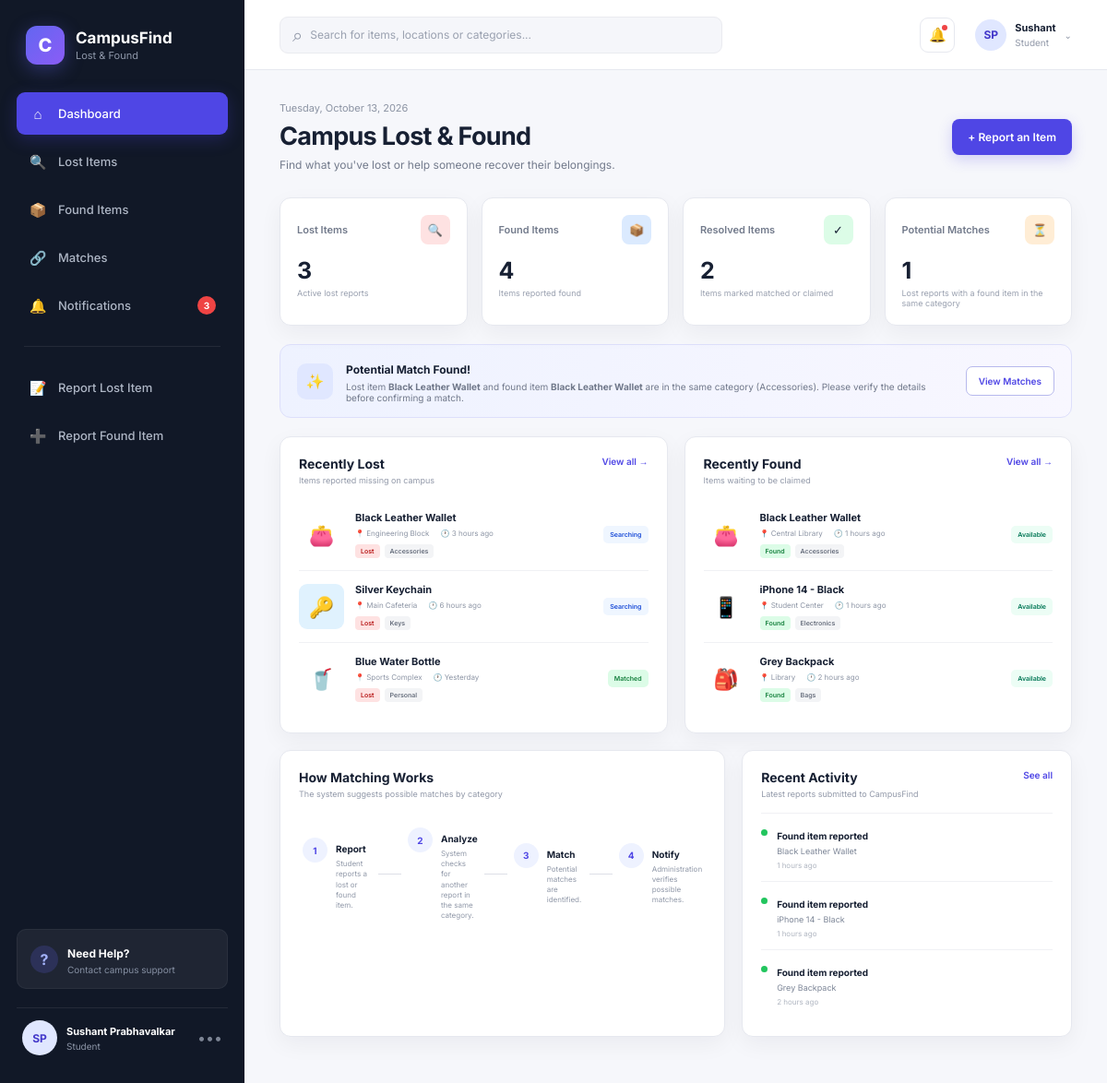
The page / on the database its author committed.
### tables this page shows
CREATE TABLE IF NOT EXISTS items (
    id INT UNSIGNED AUTO_INCREMENT PRIMARY KEY,
    report_type ENUM('lost','found') NOT NULL,
    item_name VARCHAR(150) NOT NULL,
    category VARCHAR(80) NOT NULL,
    description TEXT NULL,
    location VARCHAR(150) NOT NULL,
    item_date DATE NOT NULL,
    contact_name VARCHAR(120) NOT NULL,
    contact_email VARCHAR(190) NOT NULL,
    status ENUM('searching','available','matched','claimed','closed') NOT NULL,
    created_at TIMESTAMP NOT NULL DEFAULT CURRENT_TIMESTAMP,
    INDEX idx_items_type_status (report_type, status),
    INDEX idx_items_category (category),
    INDEX idx_items_created (created_at)
);

### functions.php (the view, shortened to what this page needs)
<?php
function h(mixed $value): string {
    return htmlspecialchars((string)$value, ENT_QUOTES | ENT_SUBSTITUTE, 'UTF-8');
}
function relativeTime(?string $datetime): string {
    try {
        $time = new DateTimeImmutable($datetime);
        $now = new DateTimeImmutable('now');
        $seconds = max(0, $now->getTimestamp() - $time->getTimestamp());
        if ($seconds < 86400) return floor($seconds / 3600) . ' hours ago';
        if ($seconds < 172800) return 'Yesterday';
        return floor($seconds / 86400) . ' days ago';
    } catch (Throwable $e) {
        return h($datetime);
    }
}
function itemIcon(array $item): string {
    $haystack = strtolower(($item['item_name'] ?? '') . ' ' . ($item['category'] ?? ''));
    foreach ([
        'wallet' => '👛', 'key' => '🔑', 'bottle' => '🥤', 'phone' => '📱',
        'iphone' => '📱', 'bag' => '🎒', 'backpack' => '🎒', 'watch' => '⌚',
        'laptop' => '💻', 'book' => '📚', 'card' => '💳', 'umbrella' => '☂️',
    ] as $keyword => $icon) {
        if (str_contains($haystack, $keyword)) return $icon;
    }
    return '📦';
}
function statusClass(string $status): string {
    return match ($status) {
        'searching' => 'searching',
        'matched' => 'matched',
        'available' => 'available',
        'claimed' => 'matched',
        default => 'pending',
    };
}
function statusLabel(string $status): string {
    return match ($status) {
        'searching' => 'Searching',
        'available' => 'Available',
        'matched' => 'Matched',
        'claimed' => 'Claimed',
        'closed' => 'Closed',
        default => ucfirst($status),
    };
}
function renderItemCard(array $item): void {
    $type = $item['report_type'];
    $isLost = $type === 'lost';
    $status = $item['status'];
    ?>
    <div class="item-card">
        <div class="item-image <?= h(strtolower($item['category'] ?? '')) ?>"><?= h(itemIcon($item)) ?></div>
        <div class="item-details">
            <h4><?= h($item['item_name']) ?></h4>
            <div class="item-meta">
                <span>📍 <?= h($item['location']) ?></span>
                <span>🕐 <?= h(relativeTime($item['created_at'])) ?></span>
            </div>
            <div class="tag-row">
                <span class="tag <?= $isLost ? 'lost' : 'found' ?>"><?= $isLost ? 'Lost' : 'Found' ?></span>
                <span class="tag category"><?= h($item['category']) ?></span>
            </div>
        </div>
        <span class="status <?= h(statusClass($status)) ?>"><?= h(statusLabel($status)) ?></span>
    </div>
    <?php
}

### index.php (shortened to what this page needs)
<?php
require_once __DIR__ . '/config.php';
require_once __DIR__ . '/functions.php';
$q = trim((string)($_GET['q'] ?? ''));
$searchSql = '';
$searchParams = [];
$count = static function (string $sql, array $params = []) use ($pdo): int {
    $statement = $pdo->prepare($sql);
    $statement->execute($params);
    return (int)$statement->fetchColumn();
};
$lostCount = $count("SELECT COUNT(*) FROM items WHERE report_type='lost' AND status <> 'closed'");
$foundCount = $count("SELECT COUNT(*) FROM items WHERE report_type='found' AND status <> 'closed'");
$successfulMatches = $count("SELECT COUNT(*) FROM items WHERE status IN ('matched','claimed')");
$pendingMatches = $count("SELECT COUNT(DISTINCT l.id) FROM items l JOIN items f ON LOWER(l.category)=LOWER(f.category) WHERE l.report_type='lost' AND f.report_type='found' AND l.status='searching' AND f.status='available'");
$potentialStatement = $pdo->query("SELECT l.id AS lost_id, l.item_name AS lost_name, l.category AS lost_category, f.id AS found_id, f.item_name AS found_name, f.location AS found_location FROM items l JOIN items f ON LOWER(l.category)=LOWER(f.category) WHERE l.report_type='lost' AND f.report_type='found' AND l.status='searching' AND f.status='available' ORDER BY (LOWER(l.item_name)=LOWER(f.item_name)) DESC, l.created_at DESC LIMIT 1");
$potentialMatch = $potentialStatement->fetch() ?: null;
$itemStatement = $pdo->prepare("SELECT * FROM items WHERE report_type=:type AND status <> 'closed' {$searchSql} ORDER BY created_at DESC LIMIT 3");
$itemStatement->execute(array_merge([':type' => 'lost'], $searchParams));
$recentLost = $itemStatement->fetchAll();
$itemStatement->execute(array_merge([':type' => 'found'], $searchParams));
$recentFound = $itemStatement->fetchAll();
$recentActivity = $pdo->query("SELECT report_type,item_name,created_at FROM items WHERE status <> 'closed' ORDER BY created_at DESC LIMIT 3")->fetchAll();
?>
<!DOCTYPE html>
<html lang="en">
<head>
</head>
<body>
<div class="app">
    <aside class="sidebar">
        <div class="brand">
            <div class="brand-icon">
                C
            </div>
            <div>
                <h2>CampusFind</h2>
                <span>Lost & Found</span>
            </div>
        </div>
        <nav class="navigation">
            <a href="index.php" class="nav-item active">
                <span class="nav-icon">⌂</span>
                Dashboard
            </a>
            <a href="items.php?type=lost" class="nav-item">
                <span class="nav-icon">🔍</span>
                Lost Items
            </a>
            <a href="items.php?type=found" class="nav-item">
                <span class="nav-icon">📦</span>
                Found Items
            </a>
            <a href="matches.php" class="nav-item">
                <span class="nav-icon">🔗</span>
                Matches
            </a>
            <a href="index.php#notifications" class="nav-item">
                <span class="nav-icon">🔔</span>
                Notifications
                <span class="notification-count">
                    <?= count($recentActivity) ?>
                </span>
            </a>
            <div class="nav-divider"></div>
            <a href="report.php?type=lost" class="nav-item">
                <span class="nav-icon">📝</span>
                Report Lost Item
            </a>
            <a href="report.php?type=found" class="nav-item">
                <span class="nav-icon">➕</span>
                Report Found Item
            </a>
        </nav>
        <div class="sidebar-bottom">
            <div class="help-box">
                <div class="help-icon">
                    ?
                </div>
                <div>
                    <strong>Need Help?</strong>
                    <p>Contact campus support</p>
                </div>
            </div>
            <div class="profile">
                <div class="avatar">
                    SP
                </div>
                <div class="profile-info">
                    <strong>
                        Sushant Prabhavalkar
                    </strong>
                    <span>
                        Student
                    </span>
                </div>
                <span class="profile-menu">
                    •••
                </span>
            </div>
        </div>
    </aside>
    <main class="main-content">
        <header class="topbar">
            <form class="search-container" action="index.php" method="get" role="search">
                <span class="search-icon">⌕</span>
                <input type="text" name="q" value="<?= h($q) ?>" placeholder="Search for items, locations or categories..." aria-label="Search items">
            </form>
            <div class="top-actions">
                <button class="icon-button">
                    🔔
                    <span class="top-notification"></span>
                </button>
                <div class="top-profile">
                    <div class="avatar small">
                        SP
                    </div>
                    <div>
                        <strong>
                            Sushant
                        </strong>
                        <span>
                            Student
                        </span>
                    </div>
                    <span>
                        ⌄
                    </span>
                </div>
            </div>
        </header>
        <section class="content">
            <div class="page-heading">
                <div>
                    <div class="welcome">
                        <?= h(date('l, F j, Y')) ?>
                    </div>
                    <h1>
                        Campus Lost & Found
                    </h1>
                    <p>
                        Find what you've lost or help someone recover their belongings.
                    </p>
                </div>
                <a class="primary-button" href="report.php">+ Report an Item</a>
            </div>
            <div class="stats-grid">
                <div class="stat-card"><div class="stat-top"><span class="stat-label">Lost Items</span><div class="stat-icon red">🔍</div></div><h2><?= $lostCount ?></h2><p>Active lost reports</p></div>
                <div class="stat-card"><div class="stat-top"><span class="stat-label">Found Items</span><div class="stat-icon blue">📦</div></div><h2><?= $foundCount ?></h2><p>Items reported found</p></div>
                <div class="stat-card"><div class="stat-top"><span class="stat-label">Resolved Items</span><div class="stat-icon green">✓</div></div><h2><?= $successfulMatches ?></h2><p>Items marked matched or claimed</p></div>
                <div class="stat-card"><div class="stat-top"><span class="stat-label">Potential Matches</span><div class="stat-icon orange">⏳</div></div><h2><?= $pendingMatches ?></h2><p>Lost reports with a found item in the same category</p></div>
            </div>
            <div class="match-alert">
                <div class="match-alert-icon">✨</div>
                <div class="match-alert-content">
                    <?php if ($potentialMatch): ?>
                        <strong>Potential Match Found!</strong>
                        <p>Lost item <b><?= h($potentialMatch['lost_name']) ?></b> and found item <b><?= h($potentialMatch['found_name']) ?></b> are in the same category (<?= h($potentialMatch['lost_category']) ?>). Please verify the details before confirming a match.</p>
                    <?php else: ?>
                        <strong>No potential matches yet</strong>
                        <p>When a lost and found report share the same category, the system will list them as a potential match for manual verification.</p>
                    <?php endif; ?>
                </div>
                <a class="outline-button" href="matches.php">View Matches</a>
            </div>
            <div class="dashboard-grid">
                <section class="panel">
                    <div class="panel-header"><div><h3>Recently Lost</h3><p>Items reported missing on campus</p></div><a href="items.php?type=lost">View all →</a></div>
                    <div class="item-list">
                        <?php if (!$recentLost): ?><p class="empty-state">No active lost reports<?= $q !== '' ? ' matching your search' : ' yet' ?>.</p><?php else: ?>
                            <?php foreach ($recentLost as $item) renderItemCard($item); ?>
                        <?php endif; ?>
                    </div>
                </section>
                <section class="panel">
                    <div class="panel-header"><div><h3>Recently Found</h3><p>Items waiting to be claimed</p></div><a href="items.php?type=found">View all →</a></div>
                    <div class="item-list">
                        <?php if (!$recentFound): ?><p class="empty-state">No active found reports<?= $q !== '' ? ' matching your search' : ' yet' ?>.</p><?php else: ?>
                            <?php foreach ($recentFound as $item) renderItemCard($item); ?>
                        <?php endif; ?>
                    </div>
                </section>
            </div>
            <div class="bottom-grid">
                <section class="panel">
                    <div class="panel-header">
                        <div>
                            <h3>
                                How Matching Works
                            </h3>
                            <p>
                                The system suggests possible matches by category
                            </p>
                        </div>
                    </div>
                    <div class="matching-flow">
                        <div class="flow-step">
                            <div class="flow-number">
                                1
                            </div>
                            <div>
                                <strong>
                                    Report
                                </strong>
                                <p>
                                    Student reports a lost or found item.
                                </p>
                            </div>
                        </div>
                        <div class="flow-line"></div>
                        <div class="flow-step">
                            <div class="flow-number">
                                2
                            </div>
                            <div>
                                <strong>
                                    Analyze
                                </strong>
                                <p>
                                    System checks for another report in the same category.
                                </p>
                            </div>
                        </div>
                        <div class="flow-line"></div>
                        <div class="flow-step">
                            <div class="flow-number">
                                3
                            </div>
                            <div>
                                <strong>
                                    Match
                                </strong>
                                <p>
                                    Potential matches are identified.
                                </p>
                            </div>
                        </div>
                        <div class="flow-line"></div>
                        <div class="flow-step">
                            <div class="flow-number">
                                4
                            </div>
                            <div>
                                <strong>
                                    Notify
                                </strong>
                                <p>
                                    Administration verifies possible matches.
                                </p>
                            </div>
                        </div>
                    </div>
                </section>
                <section class="panel" id="notifications">
                    <div class="panel-header"><div><h3>Recent Activity</h3><p>Latest reports submitted to CampusFind</p></div><a href="items.php">See all</a></div>
                    <?php if (!$recentActivity): ?><p class="empty-state">Activity will appear here after the first item is reported.</p><?php else: ?>
                        <?php foreach ($recentActivity as $activity): ?>
                            <div class="notification">
                                <div class="notification-dot <?= $activity['report_type'] === 'lost' ? 'orange-dot' : 'green-dot' ?>"></div>
                                <div><strong><?= $activity['report_type'] === 'lost' ? 'Lost item reported' : 'Found item reported' ?></strong><p><?= h($activity['item_name']) ?></p><span><?= h(relativeTime($activity['created_at'])) ?></span></div>
                            </div>
                        <?php endforeach; ?>
                    <?php endif; ?>
                </section>
            </div>
        </section>
    </main>
</div>
</body>
</html>

### rows shown on the page
items: item_name "Black Leather Wallet", items.item_name "Black Leather Wallet", category "Accessories", item "👛", location "Engineering Block", created_at "3 hours ago", report_type "Lost", status "Searching"
items: item "🔑", item_name "Silver Keychain", location "Main Cafeteria", created_at "6 hours ago", report_type "Lost", category "Keys", status "Searching"
items: item "🥤", item_name "Blue Water Bottle", location "Sports Complex", created_at "Yesterday", report_type "Lost", category "Personal", status "Matched"
items: item "👛", item_name "Black Leather Wallet", location "Central Library", created_at "1 hours ago", report_type "Found", category "Accessories", status "Available"
items: item "📱", item_name "iPhone 14 - Black", location "Student Center", created_at "1 hours ago", report_type "Found", category "Electronics", status "Available"
items: item "🎒", item_name "Grey Backpack", location "Library", created_at "2 hours ago", report_type "Found", category "Bags", status "Available"

### other values the page prints
count($recentActivity) "3"
$lostCount "3"
$foundCount "4"
$successfulMatches "2"
$pendingMatches "1"
